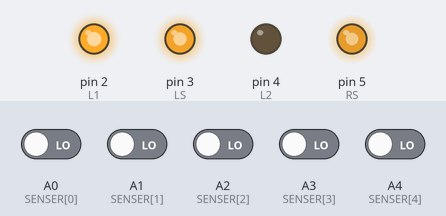
The sketch below on a simulated Arduino Uno, built with avr-gcc and run on an emulated ATmega328P. On the bench: output pins drawn as LEDs (lit = HIGH). Inputs (shaded band) come from the test bench; at power-on: A0 (SENSER[0]), A1 (SENSER[1]), A2 (SENSER[2]), A3 (SENSER[3]), A4 (SENSER[4]) LOW. Pins used as bus, display or sensor lines are not drawn.

Above: at 1.2 s.
1.3 s: A0 (SENSER[0]) driven HIGH and A1 (SENSER[1]) driven HIGH and A2 (SENSER[2]) driven HIGH and A3 (SENSER[3]) driven HIGH and A4 (SENSER[4]) driven HIGH
At 2.5 s:
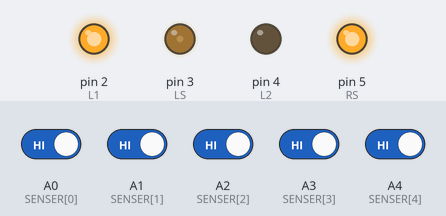
2.8 s: A1 (SENSER[1]) driven LOW
At 3.6 s:
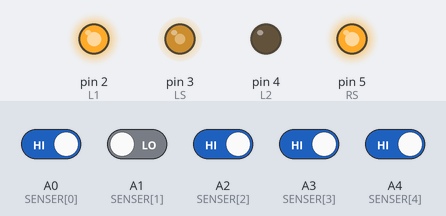
4.3 s: A0 (SENSER[0]) driven LOW
At 4.8 s:
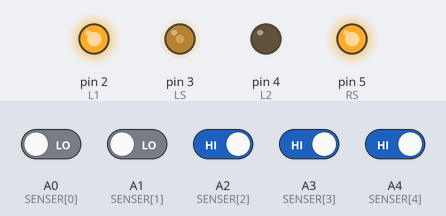
5.8 s: A0 (SENSER[0]) driven HIGH
At 7.0 s:
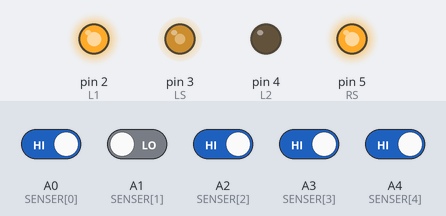
7.3 s: A2 (SENSER[2]) driven LOW
At 8.3 s:
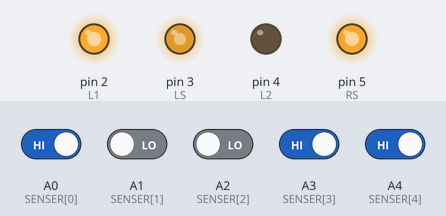
8.8 s: A1 (SENSER[1]) driven HIGH
At 9.4 s:
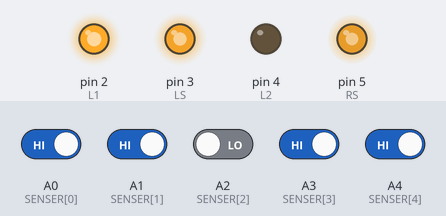
Timing chart, 0 to 11.3 s (numbered marks = the images above; inputs shaded):
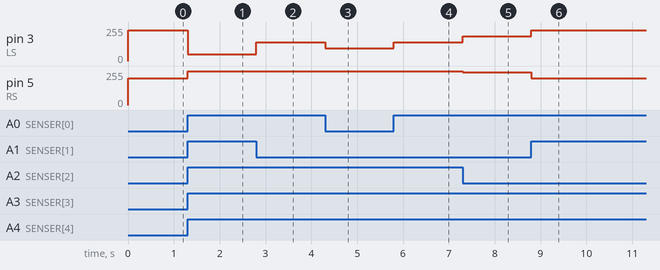

Measured:
- after the input at 1.3 s, pin 3 (LS): 230/255 → 50/255 at once; pin 5 (RS): 200/255 → 255/255 at once
- after the input at 2.8 s, pin 3 (LS): 50/255 → 140/255 at once
- after the input at 4.3 s, pin 3 (LS): 140/255 → 95/255 at once
- after the input at 5.8 s, pin 3 (LS): 95/255 → 140/255 at once
- after the input at 7.3 s, pin 3 (LS): 140/255 → 185/255 at once; pin 5 (RS): 255/255 → 245/255 at once
- after the input at 8.8 s, pin 3 (LS): 185/255 → 230/255 at once; pin 5 (RS): 245/255 → 200/255 at once

The sketch:

7_Car.ino
```cpp
// 7s数据一：LBS 55 RBS 85 kp 10 ki 0.001/0.0005
// 6s数据二：LBS 75 RBS 115 kp 13
// 5s数据三：LBS 122 RBS 122 kp 22

const int L1 = 2;
const int L2 = 4;
const int R1 = 7;
const int R2 = 8;
const int LS = 3;
const int RS = 5;
const int LBS = 230;
const int RBS = 200;
const int SENSER[5] = { A0, A1, A2, A3, A4 };

void setup() {
    pinMode(L1, OUTPUT);
    pinMode(L2, OUTPUT);
    pinMode(R1, OUTPUT);
    pinMode(R2, OUTPUT);
    pinMode(LS, OUTPUT);
    pinMode(RS, OUTPUT);

    digitalWrite(L1, HIGH);
    digitalWrite(L2, LOW);
    digitalWrite(R1, HIGH);
    digitalWrite(R2, LOW);
    analogWrite(LS, LBS);
    analogWrite(RS, RBS);

    pinMode(SENSER[0], INPUT);
    pinMode(SENSER[1], INPUT);
    pinMode(SENSER[2], INPUT);
    pinMode(SENSER[3], INPUT);
    pinMode(SENSER[4], INPUT);
}


void loop() {
    // kp:ki:kd ≈ 100:1:10
    const float kp = 45;
    const float ki = 0, kd = 0;
    static float last_err, sum_err, last_det;
    float err;

    int sensors = readSensors();
    if (last_det == 4 && sensors != 0b11111) // 已经检测到黑线，并且上个周期为持续大右转
        last_det = 0;
    switch(sensors) {
    case 0b01111:
        err = -4; break;
    case 0b00111:
        err = -3; break;
    case 0b10111:
        err = -2; break;
    case 0b10011:
        err = -1; break;
    case 0b11011:
        err = 0; break;
    case 0b11001:
        err = 1; break;
    case 0b11101:
        err = 2; break;
    case 0b11100:
        err = 3; break;
    case 0b11110:
        err = 4;
        last_det = 4;
        break;
    case 0b11111: // 脱离黑线
        if (last_det == 4)
            err = 4; // 上次检测到右边线，则大右转
        else
            err = -4; // （左边传感器坏了，默认上次检测到黑线）自动大左转
        break;
    default:
        err = 0;
    }

    sum_err += err;
    int output = kp * err + ki * sum_err + kd * (err-last_err);
    last_err = err;

    analogWrite(LS, min(max(LBS + output,0), 255));
    analogWrite(RS, min(max(RBS - output,0), 255));
}

inline int readSensors() {
    int ans = 0;
    for (int i = 0; i < 5; ++ i) {
        ans <<= 1;
        ans ^= digitalRead(SENSER[i]);
    }
    return ans;
}
```
